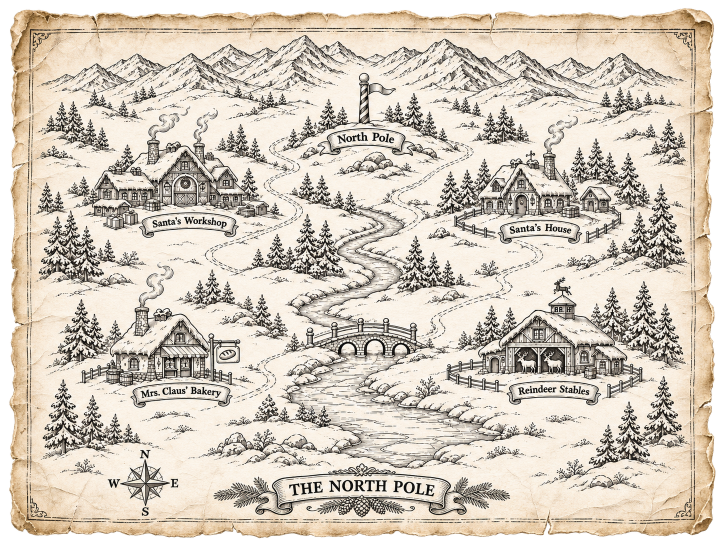
#> input picture scripts/land-christmas-art/src/north-pole-aged.png, 1448 x 1086 px (shown at 1/2 size); its folder holds 3 pictures in this run
$ python build.py
#> lines starting #> are read from the running program, lines starting #| are printed output that depends on the picture
"""Export generated North Pole artwork as runtime WebP and smaller phone copies."""
from pathlib import Path
from PIL import Image

ROOT = Path(__file__).resolve().parents[2]
SOURCE = Path(__file__).resolve().parent / "src"
DEST = ROOT / "src/client/shared/land/christmas"

for name in ("north-pole", "tabletop"):
    source = "north-pole-aged" if name == "north-pole" else name
    image = Image.open(SOURCE / f"{source}.png").convert("RGBA" if name == "north-pole" else "RGB")
#> image is the input picture: PIL image 1448x1086 RGBA; mean R, G, B, A 194.4, 184.4, 170.9, 233.7
    DEST.mkdir(parents=True, exist_ok=True)
    image.save(DEST / f"{name}.webp", quality=88)
    image.thumbnail((1100, 1100))
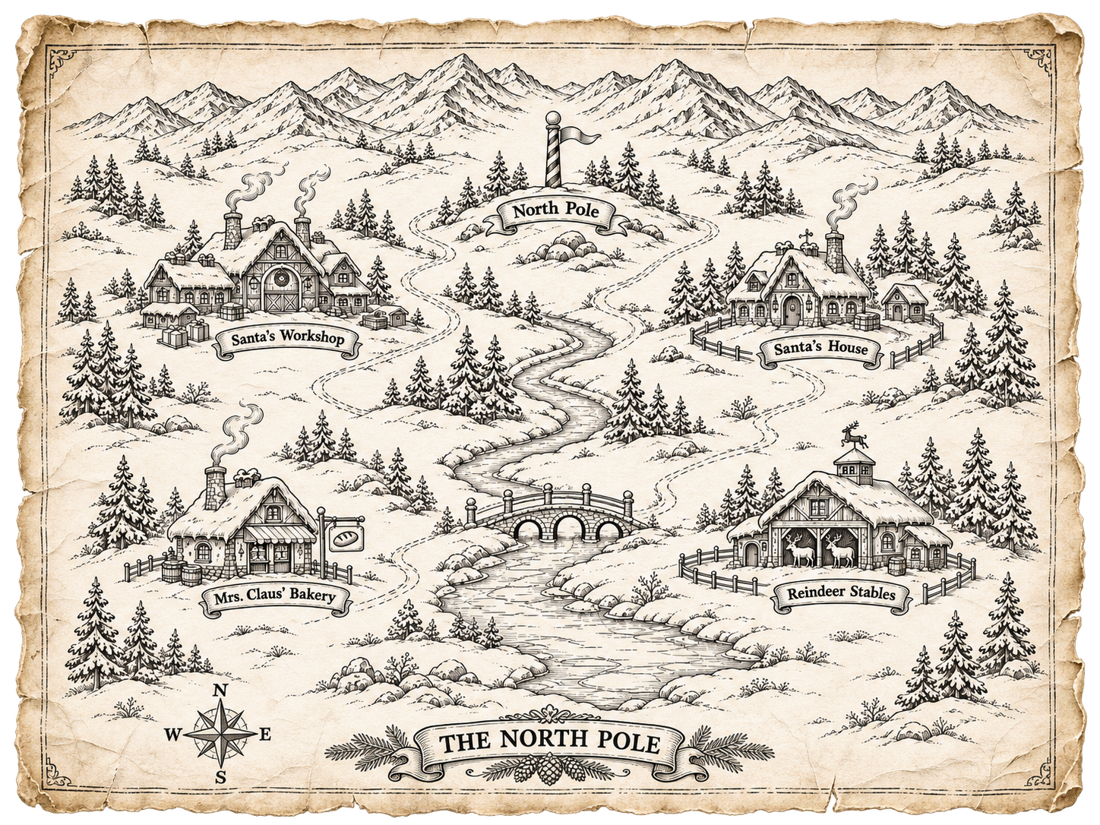
#> image: PIL image 1100x825 RGBA; mean R, G, B, A 193.6, 183.6, 170.2, 233.7; transparent parts drawn white
    (DEST / "phone").mkdir(exist_ok=True)
    image.save(DEST / "phone" / f"{name}.webp", quality=82)
#> pass 2 of the loop `for name in ("north-pole", "tabletop"):`:
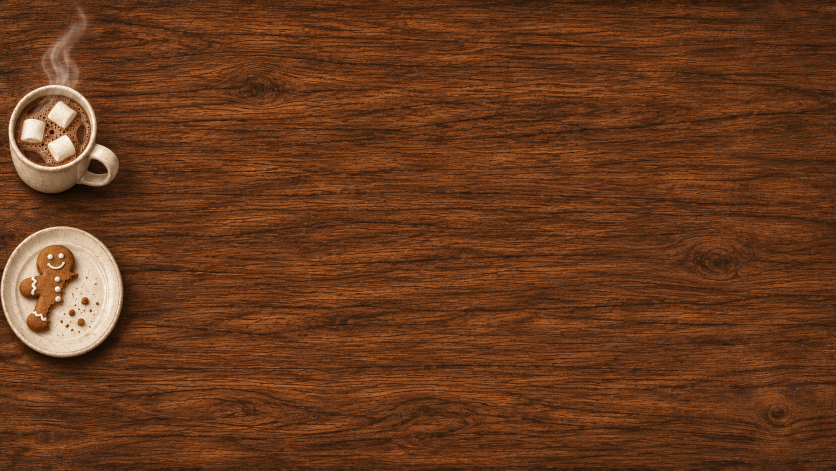
#> input picture scripts/land-christmas-art/src/tabletop.png, 1672 x 941 px (shown at 1/2 size)
#> image is the input picture: PIL image 1672x941 RGB; mean R, G, B 103.1, 57, 28.3
#> `image.thumbnail((1100, 1100))`:
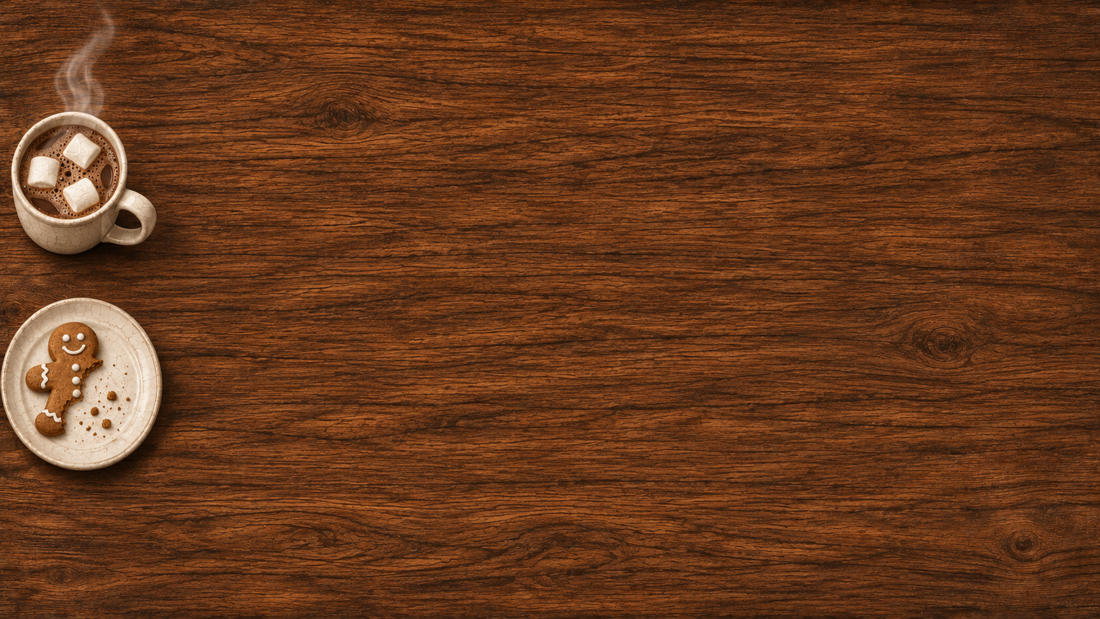
#> image: PIL image 1100x619 RGB; mean R, G, B 103.1, 57, 28.3
